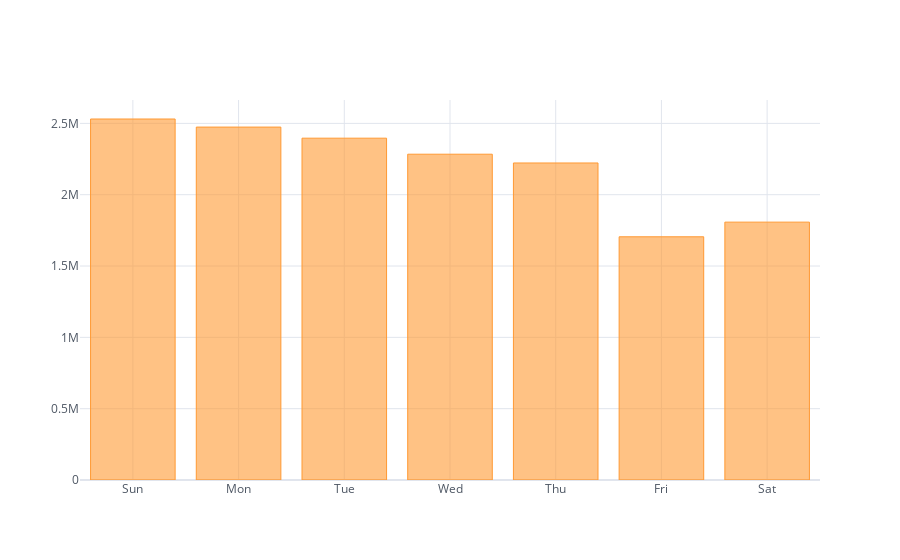

The cell this chart's notebook holds for it:
### Code cell
merged_order_payment_weekday.iplot(kind='bar', theme='white')

### Figure 1 — Plotly figure (JSON) as saved in the notebook; plotly's stock layout.template omitted (floating-point values rounded to 4 significant figures)
{"data": [{"marker": {"color": "rgba(255, 153, 51, 0.6)", "line": {"color": "rgba(255, 153, 51, 1.0)", "width": 1}}, "name": "payment_value", "orientation": "v", "text": "", "type": "bar", "x": ["Sun", "Mon", "Tue", "Wed", "Thu", "Fri", "Sat"], "y": [2531000.0, 2474000.0, 2396000.0, 2284000.0, 2222000.0, 1705000.0, 1808000.0]}], "layout": {"legend": {"bgcolor": "#FFFFFF", "font": {"color": "#4D5663"}}, "paper_bgcolor": "#FFFFFF", "plot_bgcolor": "#FFFFFF", "title": {"font": {"color": "#4D5663"}}, "xaxis": {"gridcolor": "#E1E5ED", "showgrid": true, "tickfont": {"color": "#4D5663"}, "title": {"font": {"color": "#4D5663"}, "text": ""}, "zerolinecolor": "#E1E5ED"}, "yaxis": {"gridcolor": "#E1E5ED", "showgrid": true, "tickfont": {"color": "#4D5663"}, "title": {"font": {"color": "#4D5663"}, "text": ""}, "zerolinecolor": "#E1E5ED"}}}
